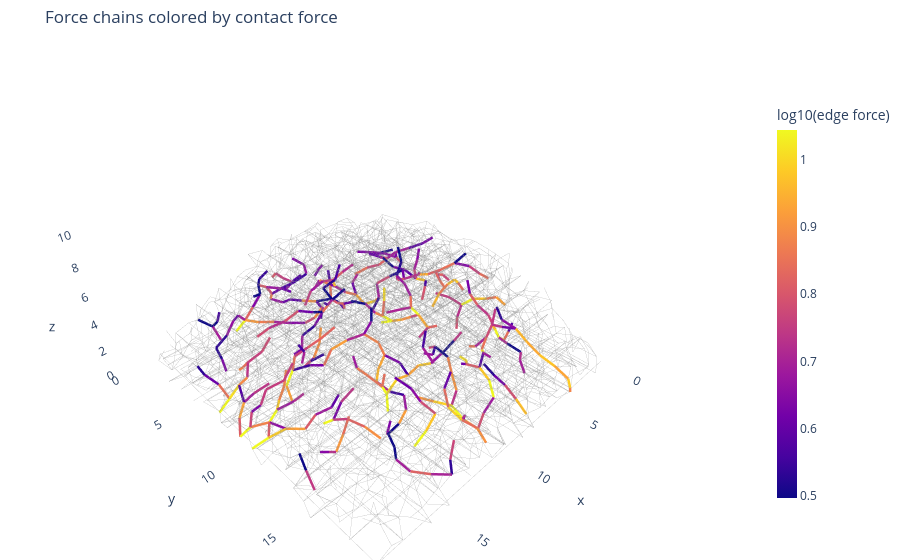
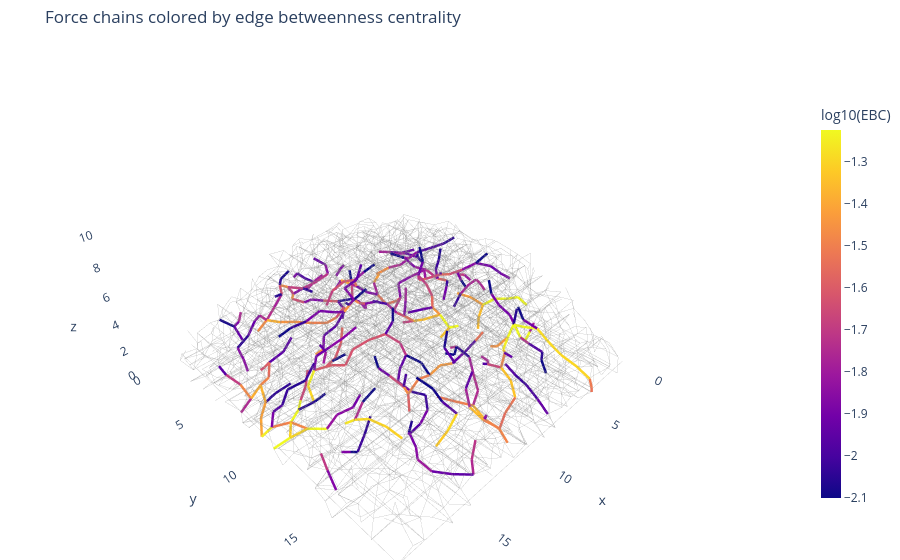

Notebook cell for these charts, in order:
### Code cell
# 
# Run 


output_dir.mkdir(parents=True, exist_ok=True)

print("Reading particle positions...")
pos = read_lammps_positions(particle_file)
print(f"Loaded {len(pos):,} particle positions.")

print("Reading contacts...")
contacts = read_lammps_local_contacts(contact_file)
print(f"Loaded {len(contacts):,} positive-force contacts.")

box_bounds = manual_box_bounds
if box_bounds is None:
    box_bounds = read_lammps_box_bounds(particle_file)

# if remove_periodic_wrap_edges:
#     #removing wrap_edges -- may alter ebc calculation
#     #must reconsider this implementation
#     contacts = remove_periodic_boundary_edges(
#         contacts=contacts,
#         positions=pos,
#         box_bounds=box_bounds,
#         periodic_axes=periodic_axes,
#         wrap_fraction=periodic_wrap_fraction,
#     )



###
#fixed so wrap around contacts only affect visualization!
#must double check later

contacts_full = read_lammps_local_contacts(contact_file)

#build graph with full contacts
G = build_contact_graph(contacts_full)

#visualize without wrap-arounds

if remove_periodic_wrap_edges:
    contacts_plot = remove_periodic_boundary_edges(
        contacts=contacts_full,
        positions=pos,
        box_bounds=box_bounds,
        periodic_axes=periodic_axes,
        wrap_fraction=periodic_wrap_fraction,
    )
else:
    contacts_plot = contacts_full.copy()
###


print("Building contact graph...")
#G = build_contact_graph(contacts)
G = build_contact_graph(contacts_full)
print(f"Graph nodes: {G.number_of_nodes():,}")
print(f"Graph edges: {G.number_of_edges():,}")

print("Computing edge betweenness centrality...")
ebc = compute_edge_betweenness(G)

print("Selecting EBC backbone...")
H, ebc_threshold = make_backbone_graph(G, ebc, chain_percentile)
print(f"EBC threshold: {ebc_threshold:.4g}")
print(f"Backbone edges: {H.number_of_edges():,}")

print("Extracting force chains...")
chains = extract_force_chains(H, pos)
print(f"Extracted {len(chains):,} chains.")

force_html_path = output_dir / output_force_html
ebc_html_path = output_dir / output_ebc_html
png_path = None if output_png is None else output_dir / output_png

print("Making 3D figure 1: chains colored by force...")
fig_force = visualize_3d_chain_architecture(
    pos=pos,
    chains=chains,
    G=G,
    ebc=ebc,
    color_by="force",
    save_html=force_html_path,
    save_png=png_path,
    background_contact_fraction=background_contact_fraction,
    random_seed=random_seed,
    gray_line_width=gray_line_width,
    gray_opacity=gray_opacity,
    chain_line_width=chain_line_width,
    z_range=z_range,
    force_log_base=force_log_base,
    ebc_log_base=ebc_log_base,
)

print("Making 3D figure 2: chains colored by EBC...")
fig_ebc = visualize_3d_chain_architecture(
    pos=pos,
    chains=chains,
    G=G,
    ebc=ebc,
    color_by="ebc",
    save_html=ebc_html_path,
    save_png=None,
    background_contact_fraction=background_contact_fraction,
    random_seed=random_seed,
    gray_line_width=gray_line_width,
    gray_opacity=gray_opacity,
    chain_line_width=chain_line_width,
    z_range=z_range,
    force_log_base=force_log_base,
    ebc_log_base=ebc_log_base,
)
